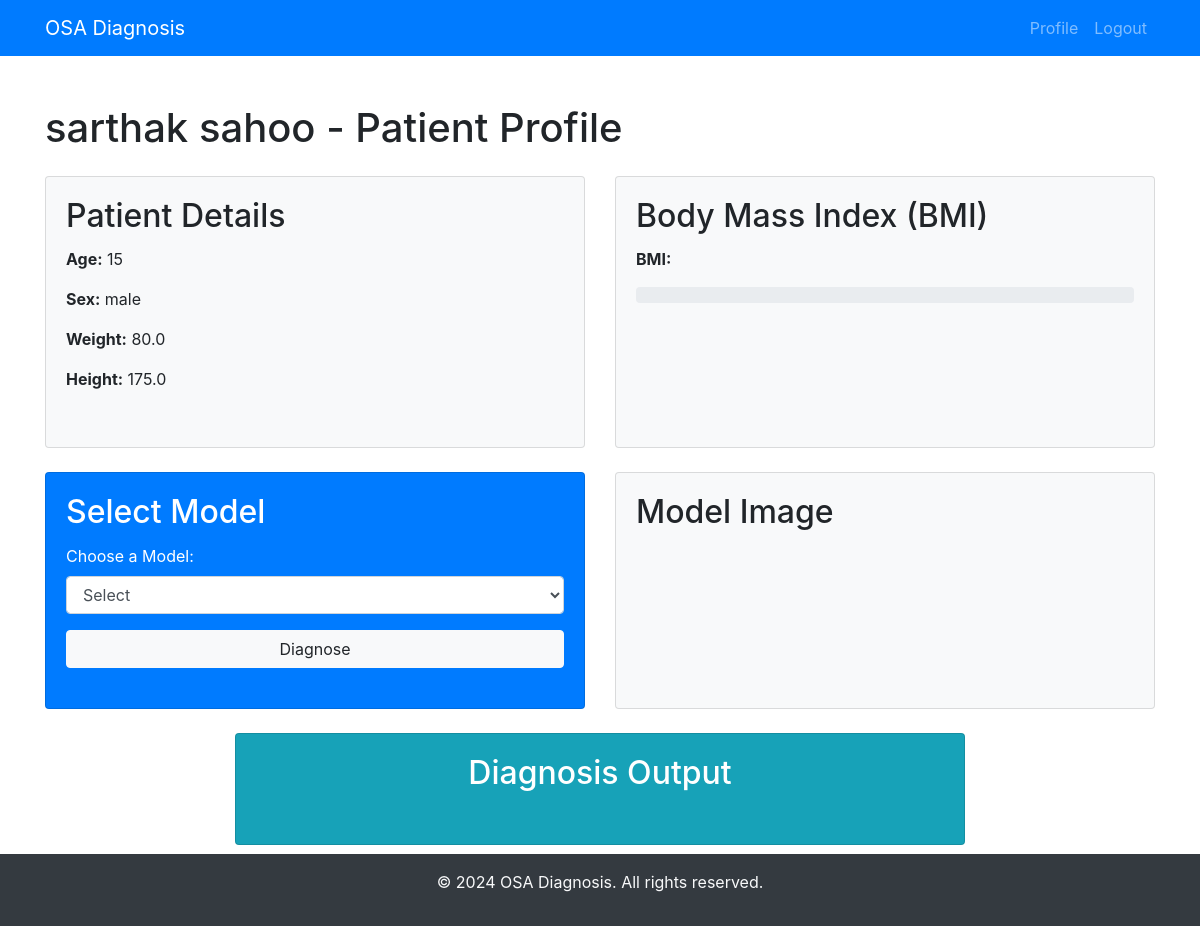
/patient/8/upload_csv/, run on the app's committed database.
### dashboard/models.py (models this page shows, shortened)
class Patient(models.Model):
    user = models.ForeignKey(User, on_delete=models.CASCADE)
    first_name = models.CharField(max_length=100)
    last_name = models.CharField(max_length=100, default="Unknown")
    age = models.IntegerField()
    sex = models.CharField(max_length=10, choices=[('male', 'Male'), ('female', 'Female')])
    weight = models.FloatField()
    height = models.FloatField()

### dashboard/views.py (the view)
# urls.py: path('patient/<int:patient_id>/upload_csv/', views.upload_csv, name='upload_csv')
def upload_csv(request, patient_id):
    patient = get_object_or_404(Patient, id=patient_id)
    if request.method == 'POST':
        form = CSVUploadForm(request.POST, request.FILES)
        if form.is_valid():
            csv_file = form.cleaned_data['csv_file']
            sampling_frequency = form.cleaned_data['sampling_frequency']
            try:
                new_csv_file = CSVFile(patient=patient, csv_file=csv_file, sampling_frequency=sampling_frequency)
                new_csv_file.save()
                return redirect('new_patient_profile', patient_id=patient_id)
            except Exception as e:
                messages.error(request, f"Error saving CSV file: {e}")
        else:
            messages.error(request, "Invalid form data. Please check the provided information.")
    else:
        form = CSVUploadForm()
    return render(request, 'dashboard/new_patient_profile.html', {'form': form, 'patient': patient})

### dashboard/forms.py
class CSVUploadForm(forms.ModelForm):
    class Meta:
        model = CSVFile
        fields = ['csv_file', 'sampling_frequency']

### templates/dashboard/new_patient_profile.html (shortened to what this page needs)
<!DOCTYPE html>
<html lang="en">
<head>
    <link href="https://stackpath.bootstrapcdn.com/bootstrap/4.3.1/css/bootstrap.min.css" rel="stylesheet">
</head>
<body>
    {%load static%}
    <nav class="navbar navbar-expand-lg navbar-dark bg-primary">
        <div class="container">
            <a class="navbar-brand" href="#">OSA Diagnosis</a>
            <div class="collapse navbar-collapse justify-content-between" id="navbarNav">
                <ul class="navbar-nav ml-auto">
                    <li class="nav-item">
                        <a class="nav-link" href="/dashboard">Profile</a>
                    </li>
                    <li class="nav-item">
                        <a class="nav-link" href="/logout">Logout</a>
                    </li>
                </ul>
            </div>
        </div>
    </nav>
    <div class="container mt-5">
        <div class="row">
            <div class="col-md-12 content-wrapper">
                <h1 class="mb-4">{{ patient.first_name }} {{ patient.last_name }} - Patient Profile</h1>
                <div class="row">
                    <div class="col-md-6">
                        <div class="card bg-light flex-item h-100">
                            <div class="card-body">
                                <h2 class="card-title">Patient Details</h2>
                                <p><strong>Age:</strong> {{ patient.age }}</p>
                                <p><strong>Sex:</strong> {{ patient.sex }}</p>
                                <p><strong>Weight:</strong> {{ patient.weight }}</p>
                                <p><strong>Height:</strong> {{ patient.height }}</p>
                            </div>
                        </div>
                    </div>
                    <div class="col-md-6">
                        <div class="card bg-light flex-item h-100">
                            <div class="card-body">
                                <h2 class="card-title">Body Mass Index (BMI)</h2>
                                <p><strong>BMI:</strong> {{ bmi }}</p>
                                <div class="progress">
                                </div>
                            </div>
                        </div>
                    </div>
                </div>
                <div class="row mt-4">
                    <div class="col-md-6">
                        <div class="card bg-primary text-white flex-item h-100 position-relative">
                            <div class="card-body">
                                <h2 class="card-title">Select Model</h2>
                                <form id="diagnosis-form" method="POST"
                                    action="{% url 'new_patient_profile' patient.id %}">
                                    <div class="form-group">
                                        <label for="model_select">Choose a Model:</label>
                                        <select class="form-control" id="model_select" name="model"
                                            onchange="showModelImage()">
                                            <option value="">Select</option>
                                        </select>
                                    </div>
                                    <button type="submit" class="btn btn-light btn-block"
                                        id="diagnose-btn">Diagnose</button>
                                </form>
                            </div>
                        </div>
                    </div>
                    <div class="col-md-6">
                        <div class="card bg-light flex-item h-100">
                            <div class="card-body">
                                <h2 class="card-title">Model Image</h2>
                            </div>
                        </div>
                    </div>
                </div>
                <div class="row mt-4 justify-content-center">
                    <div class="col-md-8">
                        <div class="card bg-info text-white flex-item h-100">
                            <div class="card-body">
                                <h2 class="card-title text-center">Diagnosis Output</h2>
                            </div>
                        </div>
                    </div>
                </div>
            </div>
        </div>
    </div>
    <footer class="bg-dark text-light text-center py-3">
        <div class="container">
            <p>&copy; 2024 OSA Diagnosis. All rights reserved.</p>
        </div>
    </footer>
</body>
</html>

### templates/dashboard/new_patient_profile.html (style rules this page uses)
.flex-item { margin-bottom: 20px; }
.content-wrapper { min-height: calc(100vh - 50px); }

### data on the page
Patient: first_name "sarthak", last_name "sahoo", age "15", sex "male", weight "80.0", height "175.0"
